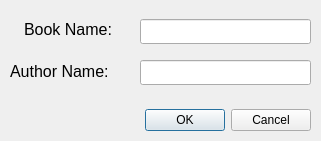
<?xml version="1.0" encoding="UTF-8"?>
<ui version="4.0">
 <class>addbook</class>
 <widget class="QDialog" name="addbook">
  <property name="geometry">
   <rect>
    <x>0</x>
    <y>0</y>
    <width>321</width>
    <height>141</height>
   </rect>
  </property>
  <property name="windowTitle">
   <string>Dialog</string>
  </property>
  <widget class="QDialogButtonBox" name="buttonBox">
   <property name="geometry">
    <rect>
     <x>130</x>
     <y>100</y>
     <width>181</width>
     <height>41</height>
    </rect>
   </property>
   <property name="orientation">
    <enum>Qt::Horizontal</enum>
   </property>
   <property name="standardButtons">
    <set>QDialogButtonBox::Cancel|QDialogButtonBox::Ok</set>
   </property>
  </widget>
  <widget class="QLineEdit" name="lineEdit_bookName">
   <property name="geometry">
    <rect>
     <x>140</x>
     <y>19</y>
     <width>171</width>
     <height>25</height>
    </rect>
   </property>
  </widget>
  <widget class="QLineEdit" name="lineEdit_authorName">
   <property name="geometry">
    <rect>
     <x>140</x>
     <y>60</y>
     <width>171</width>
     <height>25</height>
    </rect>
   </property>
  </widget>
  <widget class="QLabel" name="label">
   <property name="geometry">
    <rect>
     <x>24</x>
     <y>20</y>
     <width>101</width>
     <height>19</height>
    </rect>
   </property>
   <property name="font">
    <font>
     <pointsize>12</pointsize>
    </font>
   </property>
   <property name="text">
    <string>Book Name:</string>
   </property>
  </widget>
  <widget class="QLabel" name="label_2">
   <property name="geometry">
    <rect>
     <x>10</x>
     <y>62</y>
     <width>111</width>
     <height>19</height>
    </rect>
   </property>
   <property name="font">
    <font>
     <pointsize>12</pointsize>
    </font>
   </property>
   <property name="text">
    <string>Author Name:</string>
   </property>
  </widget>
 </widget>
 <resources/>
 <connections>
  <connection>
   <sender>buttonBox</sender>
   <signal>accepted()</signal>
   <receiver>addbook</receiver>
   <slot>accept()</slot>
   <hints>
    <hint type="sourcelabel">
     <x>248</x>
     <y>254</y>
    </hint>
    <hint type="destinationlabel">
     <x>157</x>
     <y>274</y>
    </hint>
   </hints>
  </connection>
  <connection>
   <sender>buttonBox</sender>
   <signal>rejected()</signal>
   <receiver>addbook</receiver>
   <slot>reject()</slot>
   <hints>
    <hint type="sourcelabel">
     <x>316</x>
     <y>260</y>
    </hint>
    <hint type="destinationlabel">
     <x>286</x>
     <y>274</y>
    </hint>
   </hints>
  </connection>
 </connections>
</ui>
